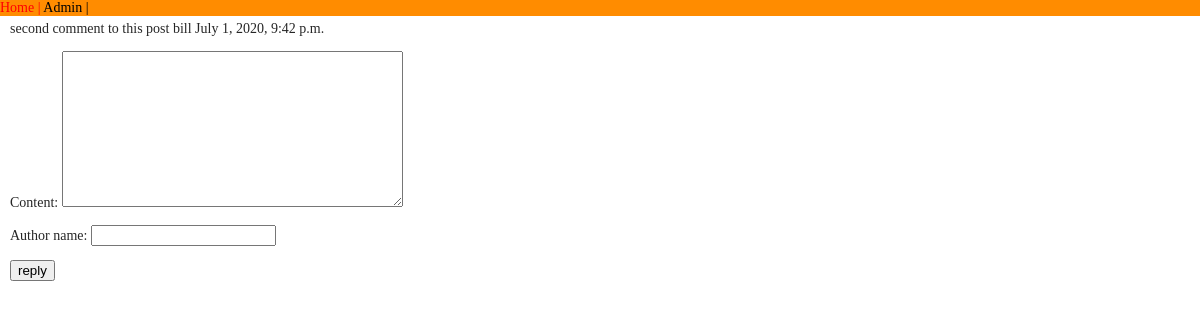
The page /add_reply/3/ on the database its author committed.
### main/models.py (models this page shows, shortened)
class Comment(models.Model):
    author_name = models.CharField(max_length=60)
    content = models.TextField()
    creation_date = models.DateTimeField(auto_now_add=True)
    post_id = models.ForeignKey('Post',
                                related_name='comments',
                                on_delete=models.CASCADE)
    parent = models.ForeignKey('self',
                               null=True,
                               blank=True,
                               related_name='replies',
                               on_delete=models.CASCADE)
    class Meta:
        ordering = ('-creation_date',)

### main/views.py (the view)
# urls.py: path('add_reply/<int:comment_id>/', add_reply, name='add_reply'),
def add_reply(request, comment_id):
    comment = Comment.objects.get(pk=comment_id)
    if request.method == 'POST':
        form = CommentAddForm(request.POST)
        if form.is_valid():
            parent_obj = None
            parent_id = int(request.POST.get('parent_id', None))
            if parent_id:
                parent_obj = Comment.objects.get(pk=parent_id)
                if parent_obj:
                    reply = form.save(commit=False)
                    reply.parent = parent_obj
                    reply.post_id = comment.post_id
                    reply.save()
            return redirect('comments', post_id=comment.post_id.pk)
    else:
        form = CommentAddForm(initial={'post_id': comment_id})
    context = {'comment': comment,
               'form': form}
    return render(request, 'reply.html', context)

### main/forms.py
class CommentAddForm(forms.ModelForm):
    class Meta:
        model = Comment
        fields = ('content', 'author_name')

### main/templates/reply.html (shortened to what this page needs)
{% extends "base.html" %}
{% block content %}
<div>
	<div>
		{{ comment.content }}
		{{ comment.author_name }} {{ comment.creation_date }}
	</div>
	<form method='post'>
	{{ form.as_p }}
	<input type="submit" name="comment" id="comment" value="reply">
	</form>
</div>
{% endblock content %}

### main/static/main/style.css (style rules this page uses)
body { padding: 0; margin: 0; font-size: 14px; }
div { color: #262626; }

### rows shown on the page
Comment: content "second comment to this post", author_name "bill", creation_date "July 1, 2020, 9:42 p.m."
